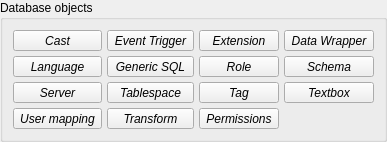
       <widget class="QGroupBox" name="db_objs_grp">
        <property name="title">
         <string>Database objects</string>
        </property>
        <layout class="QGridLayout" name="gridLayout_9">
         <property name="leftMargin">
          <number>5</number>
         </property>
         <property name="topMargin">
          <number>5</number>
         </property>
         <property name="rightMargin">
          <number>5</number>
         </property>
         <property name="bottomMargin">
          <number>5</number>
         </property>
         <property name="spacing">
          <number>5</number>
         </property>
         <item row="0" column="0">
          <widget class="QWidget" name="db_objs_btns_wgt" native="true">
           <property name="sizePolicy">
            <sizepolicy hsizetype="Preferred" vsizetype="Fixed">
             <horstretch>0</horstretch>
             <verstretch>0</verstretch>
            </sizepolicy>
           </property>
           <layout class="QGridLayout" name="gridLayout_4">
            <property name="leftMargin">
             <number>5</number>
            </property>
            <property name="topMargin">
             <number>5</number>
            </property>
            <property name="rightMargin">
             <number>5</number>
            </property>
            <property name="bottomMargin">
             <number>5</number>
            </property>
            <property name="spacing">
             <number>5</number>
            </property>
            <item row="0" column="4">
             <widget class="QToolButton" name="fdw_tb">
              <property name="sizePolicy">
               <sizepolicy hsizetype="Preferred" vsizetype="Fixed">
                <horstretch>0</horstretch>
                <verstretch>0</verstretch>
               </sizepolicy>
              </property>
              <property name="font">
               <font>
                <italic>true</italic>
                <bold>false</bold>
               </font>
              </property>
              <property name="focusPolicy">
               <enum>Qt::NoFocus</enum>
              </property>
              <property name="text">
               <string>Data Wrapper</string>
              </property>
              <property name="icon">
               <iconset resource="../../res/resources.qrc">
                <normaloff>:/icons/icons/foreigndatawrapper.png</normaloff>:/icons/icons/foreigndatawrapper.png</iconset>
              </property>
              <property name="iconSize">
               <size>
                <width>32</width>
                <height>32</height>
               </size>
              </property>
              <property name="autoExclusive">
               <bool>false</bool>
              </property>
              <property name="popupMode">
               <enum>QToolButton::InstantPopup</enum>
              </property>
              <property name="toolButtonStyle">
               <enum>Qt::ToolButtonTextUnderIcon</enum>
              </property>
             </widget>
            </item>
            <item row="4" column="2">
             <widget class="QToolButton" name="db_sch_perms_tb">
              <property name="sizePolicy">
               <sizepolicy hsizetype="Preferred" vsizetype="Fixed">
                <horstretch>0</horstretch>
                <verstretch>0</verstretch>
               </sizepolicy>
              </property>
              <property name="font">
               <font>
                <italic>true</italic>
                <bold>false</bold>
               </font>
              </property>
              <property name="focusPolicy">
               <enum>Qt::NoFocus</enum>
              </property>
              <property name="text">
               <string>Permissions</string>
              </property>
              <property name="icon">
               <iconset resource="../../res/resources.qrc">
                <normaloff>:/icons/icons/permission.png</normaloff>:/icons/icons/permission.png</iconset>
              </property>
              <property name="iconSize">
               <size>
                <width>32</width>
                <height>32</height>
               </size>
              </property>
              <property name="autoExclusive">
               <bool>false</bool>
              </property>
              <property name="popupMode">
               <enum>QToolButton::InstantPopup</enum>
              </property>
              <property name="toolButtonStyle">
               <enum>Qt::ToolButtonTextUnderIcon</enum>
              </property>
             </widget>
            </item>
            <item row="2" column="4">
             <widget class="QToolButton" name="textbox_tb">
              <property name="sizePolicy">
               <sizepolicy hsizetype="Preferred" vsizetype="Fixed">
                <horstretch>0</horstretch>
                <verstretch>0</verstretch>
               </sizepolicy>
              </property>
              <property name="font">
               <font>
                <italic>true</italic>
                <bold>false</bold>
               </font>
              </property>
              <property name="focusPolicy">
               <enum>Qt::NoFocus</enum>
              </property>
              <property name="text">
               <string>Textbox</string>
              </property>
              <property name="icon">
               <iconset resource="../../res/resources.qrc">
                <normaloff>:/icons/icons/textbox.png</normaloff>:/icons/icons/textbox.png</iconset>
              </property>
              <property name="iconSize">
               <size>
                <width>32</width>
                <height>32</height>
               </size>
              </property>
              <property name="autoExclusive">
               <bool>false</bool>
              </property>
              <property name="popupMode">
               <enum>QToolButton::InstantPopup</enum>
              </property>
              <property name="toolButtonStyle">
               <enum>Qt::ToolButtonTextUnderIcon</enum>
              </property>
             </widget>
            </item>
            <item row="1" column="0">
             <widget class="QToolButton" name="language_tb">
              <property name="sizePolicy">
               <sizepolicy hsizetype="Preferred" vsizetype="Fixed">
                <horstretch>0</horstretch>
                <verstretch>0</verstretch>
               </sizepolicy>
              </property>
              <property name="font">
               <font>
                <italic>true</italic>
                <bold>false</bold>
               </font>
              </property>
              <property name="focusPolicy">
               <enum>Qt::NoFocus</enum>
              </property>
              <property name="text">
               <string>Language</string>
              </property>
              <property name="icon">
               <iconset resource="../../res/resources.qrc">
                <normaloff>:/icons/icons/language.png</normaloff>:/icons/icons/language.png</iconset>
              </property>
              <property name="iconSize">
               <size>
                <width>32</width>
                <height>32</height>
               </size>
              </property>
              <property name="autoExclusive">
               <bool>false</bool>
              </property>
              <property name="popupMode">
               <enum>QToolButton::InstantPopup</enum>
              </property>
              <property name="toolButtonStyle">
               <enum>Qt::ToolButtonTextUnderIcon</enum>
              </property>
             </widget>
            </item>
            <item row="1" column="2">
             <widget class="QToolButton" name="role_tb">
              <property name="sizePolicy">
               <sizepolicy hsizetype="Preferred" vsizetype="Fixed">
                <horstretch>0</horstretch>
                <verstretch>0</verstretch>
               </sizepolicy>
              </property>
              <property name="font">
               <font>
                <italic>true</italic>
                <bold>false</bold>
               </font>
              </property>
              <property name="focusPolicy">
               <enum>Qt::NoFocus</enum>
              </property>
              <property name="text">
               <string>Role</string>
              </property>
              <property name="icon">
               <iconset resource="../../res/resources.qrc">
                <normaloff>:/icons/icons/role.png</normaloff>:/icons/icons/role.png</iconset>
              </property>
              <property name="iconSize">
               <size>
                <width>32</width>
                <height>32</height>
               </size>
              </property>
              <property name="autoExclusive">
               <bool>false</bool>
              </property>
              <property name="popupMode">
               <enum>QToolButton::InstantPopup</enum>
              </property>
              <property name="toolButtonStyle">
               <enum>Qt::ToolButtonTextUnderIcon</enum>
              </property>
             </widget>
            </item>
            <item row="1" column="1">
             <widget class="QToolButton" name="genericsql_tb">
              <property name="sizePolicy">
               <sizepolicy hsizetype="Preferred" vsizetype="Fixed">
                <horstretch>0</horstretch>
                <verstretch>0</verstretch>
               </sizepolicy>
              </property>
              <property name="font">
               <font>
                <italic>true</italic>
                <bold>false</bold>
               </font>
              </property>
              <property name="focusPolicy">
               <enum>Qt::NoFocus</enum>
              </property>
              <property name="text">
               <string>Generic SQL</string>
              </property>
              <property name="icon">
               <iconset resource="../../res/resources.qrc">
                <normaloff>:/icons/icons/genericsql.png</normaloff>:/icons/icons/genericsql.png</iconset>
              </property>
              <property name="iconSize">
               <size>
                <width>32</width>
                <height>32</height>
               </size>
              </property>
              <property name="autoExclusive">
               <bool>false</bool>
              </property>
              <property name="popupMode">
               <enum>QToolButton::InstantPopup</enum>
              </property>
              <property name="toolButtonStyle">
               <enum>Qt::ToolButtonTextUnderIcon</enum>
              </property>
             </widget>
            </item>
            <item row="4" column="0">
             <widget class="QToolButton" name="user_mapping_tb">
              <property name="sizePolicy">
               <sizepolicy hsizetype="Preferred" vsizetype="Fixed">
                <horstretch>0</horstretch>
                <verstretch>0</verstretch>
               </sizepolicy>
              </property>
              <property name="font">
               <font>
                <italic>true</italic>
                <bold>false</bold>
               </font>
              </property>
              <property name="focusPolicy">
               <enum>Qt::NoFocus</enum>
              </property>
              <property name="text">
               <string>User mapping</string>
              </property>
              <property name="icon">
               <iconset resource="../../res/resources.qrc">
                <normaloff>:/icons/icons/usermapping.png</normaloff>:/icons/icons/usermapping.png</iconset>
              </property>
              <property name="iconSize">
               <size>
                <width>32</width>
                <height>32</height>
               </size>
              </property>
              <property name="autoExclusive">
               <bool>false</bool>
              </property>
              <property name="popupMode">
               <enum>QToolButton::InstantPopup</enum>
              </property>
              <property name="toolButtonStyle">
               <enum>Qt::ToolButtonTextUnderIcon</enum>
              </property>
             </widget>
            </item>
            <item row="2" column="0">
             <widget class="QToolButton" name="server_tb">
              <property name="sizePolicy">
               <sizepolicy hsizetype="Preferred" vsizetype="Fixed">
                <horstretch>0</horstretch>
                <verstretch>0</verstretch>
               </sizepolicy>
              </property>
              <property name="font">
               <font>
                <italic>true</italic>
                <bold>false</bold>
               </font>
              </property>
              <property name="focusPolicy">
               <enum>Qt::NoFocus</enum>
              </property>
              <property name="text">
               <string>Server</string>
              </property>
              <property name="icon">
               <iconset resource="../../res/resources.qrc">
                <normaloff>:/icons/icons/foreignserver.png</normaloff>:/icons/icons/foreignserver.png</iconset>
              </property>
              <property name="iconSize">
               <size>
                <width>32</width>
                <height>32</height>
               </size>
              </property>
              <property name="autoExclusive">
               <bool>false</bool>
              </property>
              <property name="popupMode">
               <enum>QToolButton::InstantPopup</enum>
              </property>
              <property name="toolButtonStyle">
               <enum>Qt::ToolButtonTextUnderIcon</enum>
              </property>
             </widget>
            </item>
            <item row="0" column="1">
             <widget class="QToolButton" name="eventtrigger_tb">
              <property name="sizePolicy">
               <sizepolicy hsizetype="Preferred" vsizetype="Fixed">
                <horstretch>0</horstretch>
                <verstretch>0</verstretch>
               </sizepolicy>
              </property>
              <property name="font">
               <font>
                <italic>true</italic>
                <bold>false</bold>
               </font>
              </property>
              <property name="focusPolicy">
               <enum>Qt::NoFocus</enum>
              </property>
              <property name="text">
               <string>Event Trigger</string>
              </property>
              <property name="icon">
               <iconset resource="../../res/resources.qrc">
                <normaloff>:/icons/icons/eventtrigger.png</normaloff>:/icons/icons/eventtrigger.png</iconset>
              </property>
              <property name="iconSize">
               <size>
                <width>32</width>
                <height>32</height>
               </size>
              </property>
              <property name="autoExclusive">
               <bool>false</bool>
              </property>
              <property name="popupMode">
               <enum>QToolButton::InstantPopup</enum>
              </property>
              <property name="toolButtonStyle">
               <enum>Qt::ToolButtonTextUnderIcon</enum>
              </property>
             </widget>
            </item>
            <item row="0" column="2">
             <widget class="QToolButton" name="extension_tb">
              <property name="sizePolicy">
               <sizepolicy hsizetype="Preferred" vsizetype="Fixed">
                <horstretch>0</horstretch>
                <verstretch>0</verstretch>
               </sizepolicy>
              </property>
              <property name="font">
               <font>
                <italic>true</italic>
                <bold>false</bold>
               </font>
              </property>
              <property name="focusPolicy">
               <enum>Qt::NoFocus</enum>
              </property>
              <property name="text">
               <string>Extension</string>
              </property>
              <property name="icon">
               <iconset resource="../../res/resources.qrc">
                <normaloff>:/icons/icons/extension.png</normaloff>:/icons/icons/extension.png</iconset>
              </property>
              <property name="iconSize">
               <size>
                <width>32</width>
                <height>32</height>
               </size>
              </property>
              <property name="autoExclusive">
               <bool>false</bool>
              </property>
              <property name="popupMode">
               <enum>QToolButton::InstantPopup</enum>
              </property>
              <property name="toolButtonStyle">
               <enum>Qt::ToolButtonTextUnderIcon</enum>
              </property>
             </widget>
            </item>
            <item row="2" column="1">
             <widget class="QToolButton" name="tablespace_tb">
              <property name="sizePolicy">
               <sizepolicy hsizetype="Preferred" vsizetype="Fixed">
                <horstretch>0</horstretch>
                <verstretch>0</verstretch>
               </sizepolicy>
              </property>
              <property name="font">
               <font>
                <italic>true</italic>
                <bold>false</bold>
               </font>
              </property>
              <property name="focusPolicy">
               <enum>Qt::NoFocus</enum>
              </property>
              <property name="text">
               <string>Tablespace</string>
              </property>
              <property name="icon">
               <iconset resource="../../res/resources.qrc">
                <normaloff>:/icons/icons/tablespace.png</normaloff>:/icons/icons/tablespace.png</iconset>
              </property>
              <property name="iconSize">
               <size>
                <width>32</width>
                <height>32</height>
               </size>
              </property>
              <property name="autoExclusive">
               <bool>false</bool>
              </property>
              <property name="popupMode">
               <enum>QToolButton::InstantPopup</enum>
              </property>
              <property name="toolButtonStyle">
               <enum>Qt::ToolButtonTextUnderIcon</enum>
              </property>
             </widget>
            </item>
            <item row="2" column="2">
             <widget class="QToolButton" name="tag_tb">
              <property name="sizePolicy">
               <sizepolicy hsizetype="Preferred" vsizetype="Fixed">
                <horstretch>0</horstretch>
                <verstretch>0</verstretch>
               </sizepolicy>
              </property>
              <property name="font">
               <font>
                <italic>true</italic>
                <bold>false</bold>
               </font>
              </property>
              <property name="focusPolicy">
               <enum>Qt::NoFocus</enum>
              </property>
              <property name="text">
               <string>Tag</string>
              </property>
              <property name="icon">
               <iconset resource="../../res/resources.qrc">
                <normaloff>:/icons/icons/tag.png</normaloff>:/icons/icons/tag.png</iconset>
              </property>
              <property name="iconSize">
               <size>
                <width>32</width>
                <height>32</height>
               </size>
              </property>
              <property name="autoExclusive">
               <bool>false</bool>
              </property>
              <property name="popupMode">
               <enum>QToolButton::InstantPopup</enum>
              </property>
              <property name="toolButtonStyle">
               <enum>Qt::ToolButtonTextUnderIcon</enum>
              </property>
             </widget>
            </item>
            <item row="4" column="1">
             <widget class="QToolButton" name="transform_tb">
              <property name="sizePolicy">
               <sizepolicy hsizetype="Preferred" vsizetype="Fixed">
                <horstretch>0</horstretch>
                <verstretch>0</verstretch>
               </sizepolicy>
              </property>
              <property name="font">
               <font>
                <italic>true</italic>
                <bold>false</bold>
               </font>
              </property>
              <property name="focusPolicy">
               <enum>Qt::NoFocus</enum>
              </property>
              <property name="text">
               <string>Transform</string>
              </property>
              <property name="icon">
               <iconset resource="../../res/resources.qrc">
                <normaloff>:/icons/icons/transform.png</normaloff>:/icons/icons/transform.png</iconset>
              </property>
              <property name="iconSize">
               <size>
                <width>32</width>
                <height>32</height>
               </size>
              </property>
              <property name="autoExclusive">
               <bool>false</bool>
              </property>
              <property name="popupMode">
               <enum>QToolButton::InstantPopup</enum>
              </property>
              <property name="toolButtonStyle">
               <enum>Qt::ToolButtonTextUnderIcon</enum>
              </property>
             </widget>
            </item>
            <item row="1" column="4">
             <widget class="QToolButton" name="schema_tb">
              <property name="sizePolicy">
               <sizepolicy hsizetype="Preferred" vsizetype="Fixed">
                <horstretch>0</horstretch>
                <verstretch>0</verstretch>
               </sizepolicy>
              </property>
              <property name="font">
               <font>
                <italic>true</italic>
                <bold>false</bold>
               </font>
              </property>
              <property name="focusPolicy">
               <enum>Qt::NoFocus</enum>
              </property>
              <property name="text">
               <string>Schema</string>
              </property>
              <property name="icon">
               <iconset resource="../../res/resources.qrc">
                <normaloff>:/icons/icons/schema.png</normaloff>:/icons/icons/schema.png</iconset>
              </property>
              <property name="iconSize">
               <size>
                <width>32</width>
                <height>32</height>
               </size>
              </property>
              <property name="autoExclusive">
               <bool>false</bool>
              </property>
              <property name="popupMode">
               <enum>QToolButton::InstantPopup</enum>
              </property>
              <property name="toolButtonStyle">
               <enum>Qt::ToolButtonTextUnderIcon</enum>
              </property>
             </widget>
            </item>
            <item row="0" column="0">
             <widget class="QToolButton" name="cast_tb">
              <property name="sizePolicy">
               <sizepolicy hsizetype="Preferred" vsizetype="Fixed">
                <horstretch>0</horstretch>
                <verstretch>0</verstretch>
               </sizepolicy>
              </property>
              <property name="font">
               <font>
                <italic>true</italic>
                <bold>false</bold>
               </font>
              </property>
              <property name="focusPolicy">
               <enum>Qt::NoFocus</enum>
              </property>
              <property name="text">
               <string>Cast</string>
              </property>
              <property name="icon">
               <iconset resource="../../res/resources.qrc">
                <normaloff>:/icons/icons/cast.png</normaloff>:/icons/icons/cast.png</iconset>
              </property>
              <property name="iconSize">
               <size>
                <width>32</width>
                <height>32</height>
               </size>
              </property>
              <property name="shortcut">
               <string>A</string>
              </property>
              <property name="autoExclusive">
               <bool>false</bool>
              </property>
              <property name="popupMode">
               <enum>QToolButton::InstantPopup</enum>
              </property>
              <property name="toolButtonStyle">
               <enum>Qt::ToolButtonTextUnderIcon</enum>
              </property>
             </widget>
            </item>
           </layout>
          </widget>
         </item>
        </layout>
       </widget>
